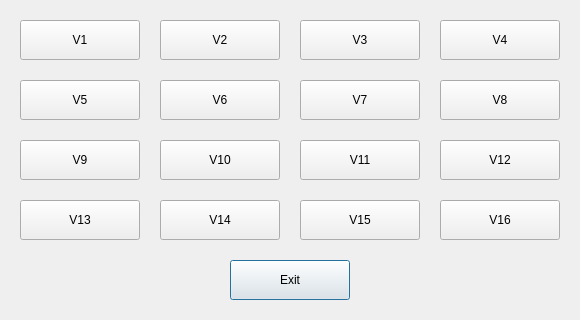
<?xml version="1.0" encoding="UTF-8"?>
<ui version="4.0">
 <class>ValveDialog</class>
 <widget class="QDialog" name="ValveDialog">
  <property name="geometry">
   <rect>
    <x>0</x>
    <y>0</y>
    <width>580</width>
    <height>320</height>
   </rect>
  </property>
  <property name="windowTitle">
   <string>ValveDialog</string>
  </property>
  <widget class="QPushButton" name="pbOk">
   <property name="geometry">
    <rect>
     <x>230</x>
     <y>260</y>
     <width>120</width>
     <height>40</height>
    </rect>
   </property>
   <property name="text">
    <string>Exit</string>
   </property>
  </widget>
  <widget class="QPushButton" name="pbValve1">
   <property name="geometry">
    <rect>
     <x>20</x>
     <y>20</y>
     <width>120</width>
     <height>40</height>
    </rect>
   </property>
   <property name="text">
    <string>V1</string>
   </property>
  </widget>
  <widget class="QPushButton" name="pbValve2">
   <property name="geometry">
    <rect>
     <x>160</x>
     <y>20</y>
     <width>120</width>
     <height>40</height>
    </rect>
   </property>
   <property name="text">
    <string>V2</string>
   </property>
  </widget>
  <widget class="QPushButton" name="pbValve4">
   <property name="geometry">
    <rect>
     <x>440</x>
     <y>20</y>
     <width>120</width>
     <height>40</height>
    </rect>
   </property>
   <property name="text">
    <string>V4</string>
   </property>
  </widget>
  <widget class="QPushButton" name="pbValve3">
   <property name="geometry">
    <rect>
     <x>300</x>
     <y>20</y>
     <width>120</width>
     <height>40</height>
    </rect>
   </property>
   <property name="text">
    <string>V3</string>
   </property>
  </widget>
  <widget class="QPushButton" name="pbValve7">
   <property name="geometry">
    <rect>
     <x>300</x>
     <y>80</y>
     <width>120</width>
     <height>40</height>
    </rect>
   </property>
   <property name="text">
    <string>V7</string>
   </property>
  </widget>
  <widget class="QPushButton" name="pbValve6">
   <property name="geometry">
    <rect>
     <x>160</x>
     <y>80</y>
     <width>120</width>
     <height>40</height>
    </rect>
   </property>
   <property name="text">
    <string>V6</string>
   </property>
  </widget>
  <widget class="QPushButton" name="pbValve8">
   <property name="geometry">
    <rect>
     <x>440</x>
     <y>80</y>
     <width>120</width>
     <height>40</height>
    </rect>
   </property>
   <property name="text">
    <string>V8</string>
   </property>
  </widget>
  <widget class="QPushButton" name="pbValve5">
   <property name="geometry">
    <rect>
     <x>20</x>
     <y>80</y>
     <width>120</width>
     <height>40</height>
    </rect>
   </property>
   <property name="text">
    <string>V5</string>
   </property>
  </widget>
  <widget class="QPushButton" name="pbValve9">
   <property name="geometry">
    <rect>
     <x>20</x>
     <y>140</y>
     <width>120</width>
     <height>40</height>
    </rect>
   </property>
   <property name="text">
    <string>V9</string>
   </property>
  </widget>
  <widget class="QPushButton" name="pbValve11">
   <property name="geometry">
    <rect>
     <x>300</x>
     <y>140</y>
     <width>120</width>
     <height>40</height>
    </rect>
   </property>
   <property name="text">
    <string>V11</string>
   </property>
  </widget>
  <widget class="QPushButton" name="pbValve12">
   <property name="geometry">
    <rect>
     <x>440</x>
     <y>140</y>
     <width>120</width>
     <height>40</height>
    </rect>
   </property>
   <property name="text">
    <string>V12</string>
   </property>
  </widget>
  <widget class="QPushButton" name="pbValve10">
   <property name="geometry">
    <rect>
     <x>160</x>
     <y>140</y>
     <width>120</width>
     <height>40</height>
    </rect>
   </property>
   <property name="text">
    <string>V10</string>
   </property>
  </widget>
  <widget class="QPushButton" name="pbValve14">
   <property name="geometry">
    <rect>
     <x>160</x>
     <y>200</y>
     <width>120</width>
     <height>40</height>
    </rect>
   </property>
   <property name="text">
    <string>V14</string>
   </property>
  </widget>
  <widget class="QPushButton" name="pbValve16">
   <property name="geometry">
    <rect>
     <x>440</x>
     <y>200</y>
     <width>120</width>
     <height>40</height>
    </rect>
   </property>
   <property name="text">
    <string>V16</string>
   </property>
  </widget>
  <widget class="QPushButton" name="pbValve15">
   <property name="geometry">
    <rect>
     <x>300</x>
     <y>200</y>
     <width>120</width>
     <height>40</height>
    </rect>
   </property>
   <property name="text">
    <string>V15</string>
   </property>
  </widget>
  <widget class="QPushButton" name="pbValve13">
   <property name="geometry">
    <rect>
     <x>20</x>
     <y>200</y>
     <width>120</width>
     <height>40</height>
    </rect>
   </property>
   <property name="text">
    <string>V13</string>
   </property>
  </widget>
 </widget>
 <layoutdefault spacing="6" margin="11"/>
 <resources/>
 <connections/>
</ui>
